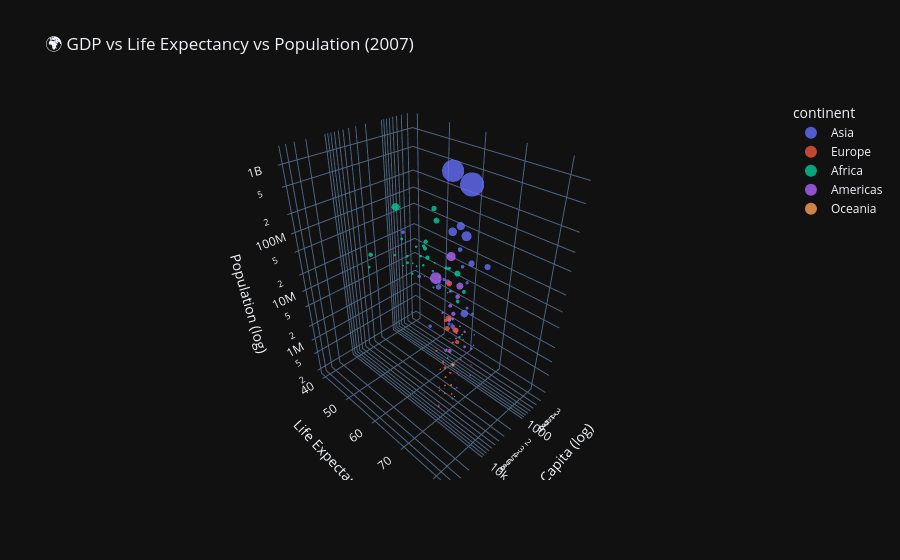

Notebook cell for this chart:
### Code cell
import plotly.express as px

df = px.data.gapminder().query("year == 2007")

fig = px.scatter_3d(
    df, x="gdpPercap", y="lifeExp", z="pop",
    color="continent", size="pop",
    hover_name="country", size_max=40,
    log_x=True, log_z=True,
    template="plotly_dark",
    title="🌍 GDP vs Life Expectancy vs Population (2007)"
)

fig.update_traces(marker=dict(opacity=0.8, line=dict(width=0)))
fig.update_layout(scene=dict(
    xaxis_title="GDP per Capita (log)",
    yaxis_title="Life Expectancy",
    zaxis_title="Population (log)"
))

fig.show()

### Figure 1 — Plotly figure (JSON) as saved in the notebook; plotly's stock layout.template omitted (floating-point values rounded to 4 significant figures)
{"data": [{"hovertemplate": "<b>%{hovertext}</b><br><br>continent=Asia<br>gdpPercap=%{x}<br>lifeExp=%{y}<br>pop=%{marker.size}<extra></extra>", "hovertext": ["Afghanistan", "Bahrain", "Bangladesh", "Cambodia", "China", "Hong Kong, China", "India", "Indonesia", "Iran", "Iraq", "Israel", "Japan", "Jordan", "Korea, Dem. Rep.", "Korea, Rep.", "Kuwait", "Lebanon", "Malaysia", "Mongolia", "Myanmar", "Nepal", "Oman", "Pakistan", "Philippines", "Saudi Arabia", "Singapore", "Sri Lanka", "Syria", "Taiwan", "Thailand", "Vietnam", "West Bank and Gaza", "Yemen, Rep."], "legendgroup": "Asia", "marker": {"color": "#636efa", "line": {"width": 0}, "opacity": 0.8, "size": [31889923, 708573, 150448339, 14131858, 1318683096, 6980412, 1110396331, 223547000, 69453570, 27499638, 6426679, 127467972, 6053193, 23301725, 49044790, 2505559, 3921278, 24821286, 2874127, 47761980, 28901790, 3204897, 169270617, 91077287, 27601038, 4553009, 20378239, 19314747, 23174294, 65068149, 85262356, 4018332, 22211743], "sizemode": "area", "sizeref": 824200.0, "symbol": "circle"}, "mode": "markers", "name": "Asia", "scene": "scene", "showlegend": true, "type": "scatter3d", "x": [974.6, 29800.0, 1391.0, 1714.0, 4959.0, 39720.0, 2452.0, 3541.0, 11610.0, 4471.0, 25520.0, 31660.0, 4519.0, 1593.0, 23350.0, 47310.0, 10460.0, 12450.0, 3096.0, 944.0, 1091.0, 22320.0, 2606.0, 3190.0, 21650.0, 47140.0, 3970.0, 4185.0, 28720.0, 7458.0, 2442.0, 3025.0, 2281.0], "y": [43.83, 75.64, 64.06, 59.72, 72.96, 82.21, 64.7, 70.65, 70.96, 59.55, 80.75, 82.6, 72.53, 67.3, 78.62, 77.59, 71.99, 74.24, 66.8, 62.07, 63.78, 75.64, 65.48, 71.69, 72.78, 79.97, 72.4, 74.14, 78.4, 70.62, 74.25, 73.42, 62.7], "z": [31889923, 708573, 150448339, 14131858, 1318683096, 6980412, 1110396331, 223547000, 69453570, 27499638, 6426679, 127467972, 6053193, 23301725, 49044790, 2505559, 3921278, 24821286, 2874127, 47761980, 28901790, 3204897, 169270617, 91077287, 27601038, 4553009, 20378239, 19314747, 23174294, 65068149, 85262356, 4018332, 22211743]}, {"hovertemplate": "<b>%{hovertext}</b><br><br>continent=Europe<br>gdpPercap=%{x}<br>lifeExp=%{y}<br>pop=%{marker.size}<extra></extra>", "hovertext": ["Albania", "Austria", "Belgium", "Bosnia and Herzegovina", "Bulgaria", "Croatia", "Czech Republic", "Denmark", "Finland", "France", "Germany", "Greece", "Hungary", "Iceland", "Ireland", "Italy", "Montenegro", "Netherlands", "Norway", "Poland", "Portugal", "Romania", "Serbia", "Slovak Republic", "Slovenia", "Spain", "Sweden", "Switzerland", "Turkey", "United Kingdom"], "legendgroup": "Europe", "marker": {"color": "#EF553B", "line": {"width": 0}, "opacity": 0.8, "size": [3600523, 8199783, 10392226, 4552198, 7322858, 4493312, 10228744, 5468120, 5238460, 61083916, 82400996, 10706290, 9956108, 301931, 4109086, 58147733, 684736, 16570613, 4627926, 38518241, 10642836, 22276056, 10150265, 5447502, 2009245, 40448191, 9031088, 7554661, 71158647, 60776238], "sizemode": "area", "sizeref": 824200.0, "symbol": "circle"}, "mode": "markers", "name": "Europe", "scene": "scene", "showlegend": true, "type": "scatter3d", "x": [5937.0, 36130.0, 33690.0, 7446.0, 10680.0, 14620.0, 22830.0, 35280.0, 33210.0, 30470.0, 32170.0, 27540.0, 18010.0, 36180.0, 40680.0, 28570.0, 9254.0, 36800.0, 49360.0, 15390.0, 20510.0, 10810.0, 9787.0, 18680.0, 25770.0, 28820.0, 33860.0, 37510.0, 8458.0, 33200.0], "y": [76.42, 79.83, 79.44, 74.85, 73.0, 75.75, 76.49, 78.33, 79.31, 80.66, 79.41, 79.48, 73.34, 81.76, 78.89, 80.55, 74.54, 79.76, 80.2, 75.56, 78.1, 72.48, 74.0, 74.66, 77.93, 80.94, 80.88, 81.7, 71.78, 79.42], "z": [3600523, 8199783, 10392226, 4552198, 7322858, 4493312, 10228744, 5468120, 5238460, 61083916, 82400996, 10706290, 9956108, 301931, 4109086, 58147733, 684736, 16570613, 4627926, 38518241, 10642836, 22276056, 10150265, 5447502, 2009245, 40448191, 9031088, 7554661, 71158647, 60776238]}, {"hovertemplate": "<b>%{hovertext}</b><br><br>continent=Africa<br>gdpPercap=%{x}<br>lifeExp=%{y}<br>pop=%{marker.size}<extra></extra>", "hovertext": ["Algeria", "Angola", "Benin", "Botswana", "Burkina Faso", "Burundi", "Cameroon", "Central African Republic", "Chad", "Comoros", "Congo, Dem. Rep.", "Congo, Rep.", "Cote d'Ivoire", "Djibouti", "Egypt", "Equatorial Guinea", "Eritrea", "Ethiopia", "Gabon", "Gambia", "Ghana", "Guinea", "Guinea-Bissau", "Kenya", "Lesotho", "Liberia", "Libya", "Madagascar", "Malawi", "Mali", "Mauritania", "Mauritius", "Morocco", "Mozambique", "Namibia", "Niger", "Nigeria", "Reunion", "Rwanda", "Sao Tome and Principe", "Senegal", "Sierra Leone", "Somalia", "South Africa", "Sudan", "Swaziland", "Tanzania", "Togo", "Tunisia", "Uganda", "Zambia", "Zimbabwe"], "legendgroup": "Africa", "marker": {"color": "#00cc96", "line": {"width": 0}, "opacity": 0.8, "size": [33333216, 12420476, 8078314, 1639131, 14326203, 8390505, 17696293, 4369038, 10238807, 710960, 64606759, 3800610, 18013409, 496374, 80264543, 551201, 4906585, 76511887, 1454867, 1688359, 22873338, 9947814, 1472041, 35610177, 2012649, 3193942, 6036914, 19167654, 13327079, 12031795, 3270065, 1250882, 33757175, 19951656, 2055080, 12894865, 135031164, 798094, 8860588, 199579, 12267493, 6144562, 9118773, 43997828, 42292929, 1133066, 38139640, 5701579, 10276158, 29170398, 11746035, 12311143], "sizemode": "area", "sizeref": 824200.0, "symbol": "circle"}, "mode": "markers", "name": "Africa", "scene": "scene", "showlegend": true, "type": "scatter3d", "x": [6223.0, 4797.0, 1441.0, 12570.0, 1217.0, 430.1, 2042.0, 706.0, 1704.0, 986.1, 277.6, 3633.0, 1545.0, 2082.0, 5581.0, 12150.0, 641.4, 690.8, 13210.0, 752.7, 1328.0, 942.7, 579.2, 1463.0, 1569.0, 414.5, 12060.0, 1045.0, 759.3, 1043.0, 1803.0, 10960.0, 3820.0, 823.7, 4811.0, 619.7, 2014.0, 7670.0, 863.1, 1598.0, 1712.0, 862.5, 926.1, 9270.0, 2602.0, 4513.0, 1107.0, 883.0, 7093.0, 1056.0, 1271.0, 469.7], "y": [72.3, 42.73, 56.73, 50.73, 52.3, 49.58, 50.43, 44.74, 50.65, 65.15, 46.46, 55.32, 48.33, 54.79, 71.34, 51.58, 58.04, 52.95, 56.73, 59.45, 60.02, 56.01, 46.39, 54.11, 42.59, 45.68, 73.95, 59.44, 48.3, 54.47, 64.16, 72.8, 71.16, 42.08, 52.91, 56.87, 46.86, 76.44, 46.24, 65.53, 63.06, 42.57, 48.16, 49.34, 58.56, 39.61, 52.52, 58.42, 73.92, 51.54, 42.38, 43.49], "z": [33333216, 12420476, 8078314, 1639131, 14326203, 8390505, 17696293, 4369038, 10238807, 710960, 64606759, 3800610, 18013409, 496374, 80264543, 551201, 4906585, 76511887, 1454867, 1688359, 22873338, 9947814, 1472041, 35610177, 2012649, 3193942, 6036914, 19167654, 13327079, 12031795, 3270065, 1250882, 33757175, 19951656, 2055080, 12894865, 135031164, 798094, 8860588, 199579, 12267493, 6144562, 9118773, 43997828, 42292929, 1133066, 38139640, 5701579, 10276158, 29170398, 11746035, 12311143]}, {"hovertemplate": "<b>%{hovertext}</b><br><br>continent=Americas<br>gdpPercap=%{x}<br>lifeExp=%{y}<br>pop=%{marker.size}<extra></extra>", "hovertext": ["Argentina", "Bolivia", "Brazil", "Canada", "Chile", "Colombia", "Costa Rica", "Cuba", "Dominican Republic", "Ecuador", "El Salvador", "Guatemala", "Haiti", "Honduras", "Jamaica", "Mexico", "Nicaragua", "Panama", "Paraguay", "Peru", "Puerto Rico", "Trinidad and Tobago", "United States", "Uruguay", "Venezuela"], "legendgroup": "Americas", "marker": {"color": "#ab63fa", "line": {"width": 0}, "opacity": 0.8, "size": [40301927, 9119152, 190010647, 33390141, 16284741, 44227550, 4133884, 11416987, 9319622, 13755680, 6939688, 12572928, 8502814, 7483763, 2780132, 108700891, 5675356, 3242173, 6667147, 28674757, 3942491, 1056608, 301139947, 3447496, 26084662], "sizemode": "area", "sizeref": 824200.0, "symbol": "circle"}, "mode": "markers", "name": "Americas", "scene": "scene", "showlegend": true, "type": "scatter3d", "x": [12780.0, 3822.0, 9066.0, 36320.0, 13170.0, 7007.0, 9645.0, 8948.0, 6025.0, 6873.0, 5728.0, 5186.0, 1202.0, 3548.0, 7321.0, 11980.0, 2749.0, 9809.0, 4173.0, 7409.0, 19330.0, 18010.0, 42950.0, 10610.0, 11420.0], "y": [75.32, 65.55, 72.39, 80.65, 78.55, 72.89, 78.78, 78.27, 72.23, 74.99, 71.88, 70.26, 60.92, 70.2, 72.57, 76.19, 72.9, 75.54, 71.75, 71.42, 78.75, 69.82, 78.24, 76.38, 73.75], "z": [40301927, 9119152, 190010647, 33390141, 16284741, 44227550, 4133884, 11416987, 9319622, 13755680, 6939688, 12572928, 8502814, 7483763, 2780132, 108700891, 5675356, 3242173, 6667147, 28674757, 3942491, 1056608, 301139947, 3447496, 26084662]}, {"hovertemplate": "<b>%{hovertext}</b><br><br>continent=Oceania<br>gdpPercap=%{x}<br>lifeExp=%{y}<br>pop=%{marker.size}<extra></extra>", "hovertext": ["Australia", "New Zealand"], "legendgroup": "Oceania", "marker": {"color": "#FFA15A", "line": {"width": 0}, "opacity": 0.8, "size": [20434176, 4115771], "sizemode": "area", "sizeref": 824200.0, "symbol": "circle"}, "mode": "markers", "name": "Oceania", "scene": "scene", "showlegend": true, "type": "scatter3d", "x": [34440.0, 25190.0], "y": [81.23, 80.2], "z": [20434176, 4115771]}], "layout": {"legend": {"itemsizing": "constant", "title": {"text": "continent"}, "tracegroupgap": 0}, "scene": {"domain": {"x": [0, 1], "y": [0, 1]}, "xaxis": {"title": {"text": "GDP per Capita (log)"}, "type": "log"}, "yaxis": {"title": {"text": "Life Expectancy"}}, "zaxis": {"title": {"text": "Population (log)"}, "type": "log"}}, "title": {"text": "🌍 GDP vs Life Expectancy vs Population (2007)"}}}
